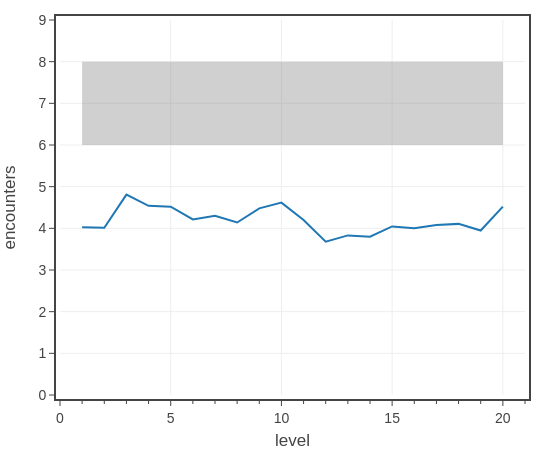

Notebook cell for this chart:
### Markdown cell above
# Figures

### Code cell
# Fig. 1: plots the average number of Medium or Hard encounters per adventuring day for the DMG
fig = go.Figure()

dmg = rules[[r['name'] for r in rules].index('DMG 2014')]

fig.add_trace(
    go.Scatter(
        x=dmg['level'],
        y=[6 for i in range(20)],
        line_color='rgba(0,0,0,0)',
        line_width=0,
        showlegend=False,
        hoverinfo='none',
    ),
)

fig.add_trace(go.Scatter(
    x=dmg['level'],
    y=[8 for i in range(20)],
    mode='none',
    fill='tonexty', 
    showlegend=False,
    fillcolor='rgba(100,100,100,0.3)',
    hoverinfo='none'
))

fig.add_trace(
    go.Scatter(
        x=dmg['level'],
        y=[dmg['Daily'][i]/(((dmg['Medium'][i] + dmg['Hard'][i]- 1) + (dmg['Hard'][i] + dmg['Deadly'][i] - 1))/4) for i in range(20)],
        name=dmg['name'],
        showlegend=False,
        line_color=COLOR_LIST[0],
        hovertemplate='<b>'+dmg['name']+'</b><br>level %{x:.0f}<br>encounters %{y:.1f}<extra></extra>',
    ),
)

print(np.mean([dmg['Daily'][i]/(((dmg['Medium'][i] + dmg['Hard'][i]- 1) + (dmg['Hard'][i] + dmg['Deadly'][i] - 1))/4) for i in range(20)]))


fig.update_layout(
    template=tfb.FIG_TEMPLATE,
    xaxis=dict(title_text='level', dtick=5, minor_dtick=1, range=[0,21]),
    yaxis=dict(title_text='encounters', range=[0,9], dtick=1),
    width=550, 
    height=450,
)

fig.show(config=tfb.FIG_CONFIG)

# save figures
if SAVEFIGS:
    fig.update_layout(autosize=True, width=None, height=None)
    tfb.save_fig_html(fig, format='large', name=f'./fig-dmg-daily-medium-to-hard-large')
    tfb.save_fig_html(fig, format='small', name=f'./fig-dmg-daily-medium-to-hard-small')

### Figure 1 — Plotly figure (JSON) as saved in the notebook; plotly's stock layout.template omitted (floating-point values rounded to 4 significant figures)
{"data": [{"hoverinfo": "none", "line": {"color": "rgba(0,0,0,0)", "width": 0}, "showlegend": false, "type": "scatter", "x": [1, 2, 3, 4, 5, 6, 7, 8, 9, 10, 11, 12, 13, 14, 15, 16, 17, 18, 19, 20], "y": [6, 6, 6, 6, 6, 6, 6, 6, 6, 6, 6, 6, 6, 6, 6, 6, 6, 6, 6, 6]}, {"fill": "tonexty", "fillcolor": "rgba(100,100,100,0.3)", "hoverinfo": "none", "mode": "none", "showlegend": false, "type": "scatter", "x": [1, 2, 3, 4, 5, 6, 7, 8, 9, 10, 11, 12, 13, 14, 15, 16, 17, 18, 19, 20], "y": [8, 8, 8, 8, 8, 8, 8, 8, 8, 8, 8, 8, 8, 8, 8, 8, 8, 8, 8, 8]}, {"hovertemplate": "<b>DMG 2014</b><br>level %{x:.0f}<br>encounters %{y:.1f}<extra></extra>", "line": {"color": "#1f77b4"}, "name": "DMG 2014", "showlegend": false, "type": "scatter", "x": [1, 2, 3, 4, 5, 6, 7, 8, 9, 10, 11, 12, 13, 14, 15, 16, 17, 18, 19, 20], "y": [4.027, 4.013, 4.81, 4.539, 4.519, 4.213, 4.303, 4.139, 4.479, 4.617, 4.201, 3.681, 3.83, 3.798, 4.045, 4.0, 4.082, 4.107, 3.948, 4.52]}], "layout": {"height": 450, "width": 550, "xaxis": {"dtick": 5, "minor": {"dtick": 1}, "range": [0, 21], "title": {"text": "level"}}, "yaxis": {"dtick": 1, "range": [0, 9], "title": {"text": "encounters"}}}}
